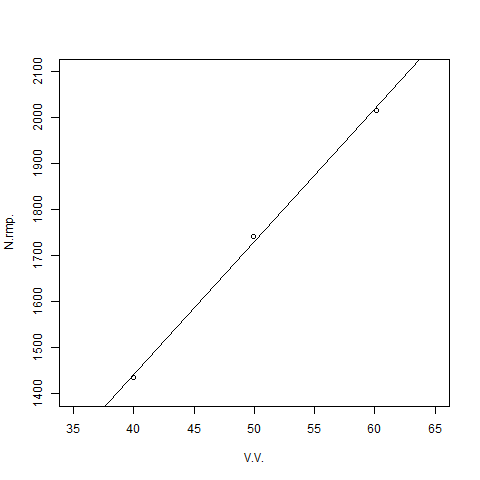

Reproduce this figure in R.
#入出力の設定
file.in <- "R_VN.csv"
file.out <- "R_VN.png"

#ファイルの読み込み
box <- read.csv(file.in,header=T)

#グラフ作成解析近似直線の追加
lab <- strsplit(colnames(box),"\n")
plot(box[,1],box[,2],xlab=lab[1],ylab=lab[2],xlim=c(35,65),ylim=c(1400,2100))
box.lm<-lm(box[,2]~box[,1],box)
abline(box.lm)

#凡例等の加算

#画像出力
dev.copy(png,file.out)
dev.off()
